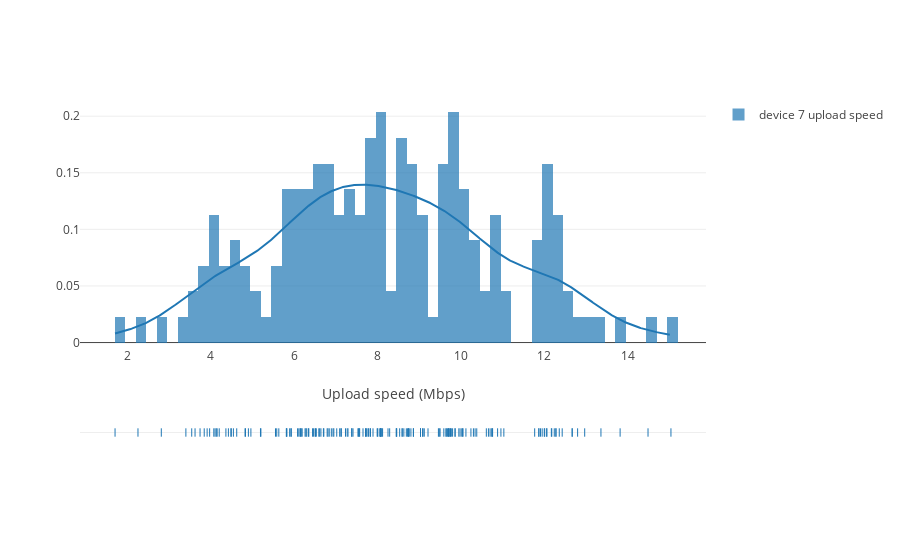

Notebook code for this chart:
### Markdown cell above
We can clearly see that devices 5, 10, 12, 16 and 18  have 99%-100% of data below 10Mbps.  
Devices 8, 9, 11, 14, 15, 17 look good: they have 1%-0% of data below 10Mbps.  
It's not quite clear for device #7 - it has 77% of data above and 23%of data below CRTC target.  
Let's calculate some other metrics for this device:

### Code cell
device_number=7
subset=upload_df[upload_df["SK_PI"]==device_number]
hist_data = [subset['UPLOAD']]
group_labels = ['device '+str(device_number)+ ' upload speed']
fig = ff.create_distplot(hist_data, group_labels,bin_size=0.25)
fig['layout']['xaxis'].update(title='Upload speed (Mbps)')
iplot(fig)

### Figure 1 — Plotly figure (JSON) as saved in the notebook; plotly's stock layout.template omitted (floating-point values rounded to 4 significant figures; data arrays with more than 128 entries replaced by an {"elided": "..."} marker saying what was removed)
{"data": [{"autobinx": false, "histnorm": "probability density", "legendgroup": "device 7 upload speed", "marker": {"color": "rgb(31, 119, 180)"}, "name": "device 7 upload speed", "opacity": 0.7, "type": "histogram", "x": {"elided": "177 float values"}, "xaxis": "x1", "xbins": {"end": 15.04, "size": 0.25, "start": 1.7}, "yaxis": "y1"}, {"legendgroup": "device 7 upload speed", "marker": {"color": "rgb(31, 119, 180)"}, "mode": "lines", "name": "device 7 upload speed", "showlegend": false, "type": "scatter", "x": {"elided": "500 float values"}, "xaxis": "x1", "y": {"elided": "500 float values"}, "yaxis": "y1"}, {"legendgroup": "device 7 upload speed", "marker": {"color": "rgb(31, 119, 180)", "symbol": "line-ns-open"}, "mode": "markers", "name": "device 7 upload speed", "showlegend": false, "text": null, "type": "scatter", "x": {"elided": "177 float values"}, "xaxis": "x1", "y": {"elided": "177 str values"}, "yaxis": "y2"}], "layout": {"barmode": "overlay", "hovermode": "closest", "legend": {"traceorder": "reversed"}, "xaxis": {"title": "Upload speed (Mbps)"}, "xaxis1": {"anchor": "y2", "domain": [0, 1], "zeroline": false}, "yaxis1": {"anchor": "free", "domain": [0.35, 1], "position": 0}, "yaxis2": {"anchor": "x1", "domain": [0, 0.25], "dtick": 1, "showticklabels": false}}}
